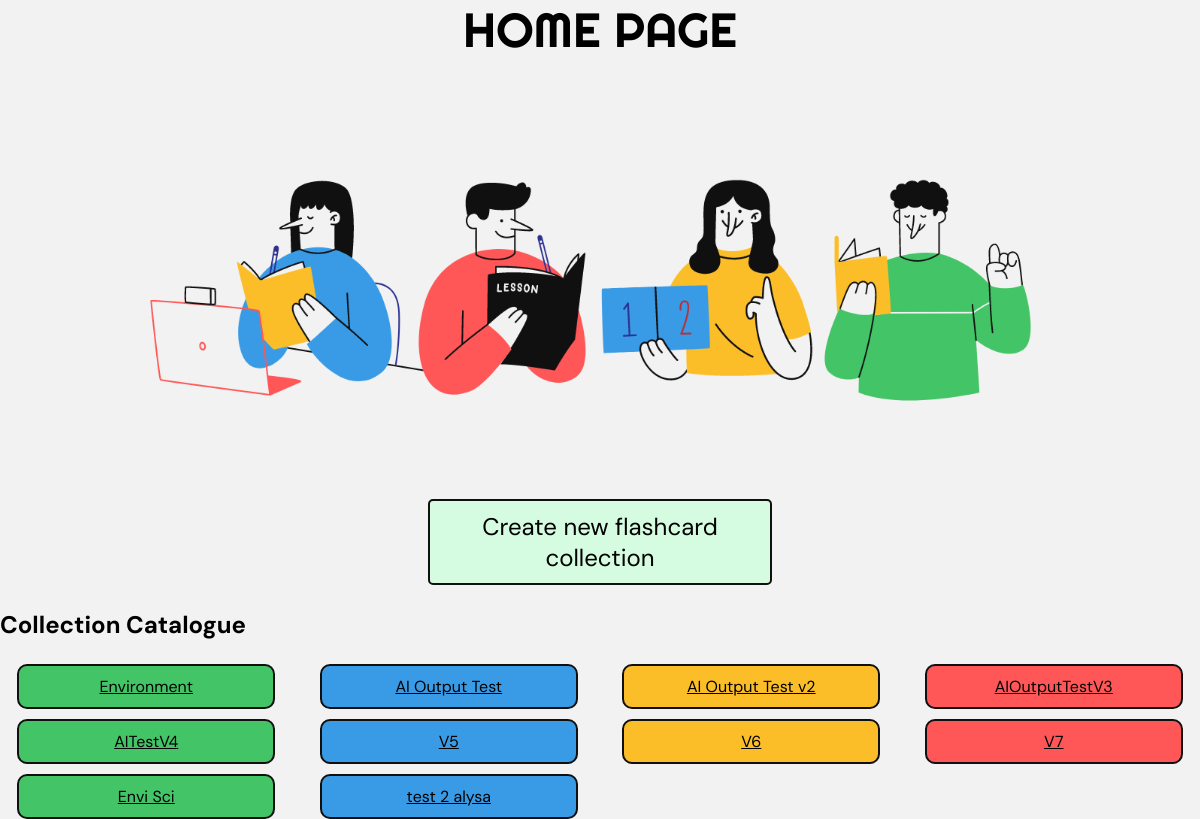
The page / on the database its author committed.
### core/models.py (models this page shows, shortened)
class Collection(models.Model):
    name = models.CharField(max_length = 200)

### core/views.py (the view)
# urls.py: path("", views.home, name="home"),
def home(response):
    all_collections = Collection.objects.all()
    return render(response, "core/home.html", {"all_collections": all_collections})

### core/templates/core/home.html (shortened to what this page needs)
{% extends "core/base.html" %}
{% load static %}
{% block content %}
<!DOCTYPE html>
<html lang="en">
<head>
    <link rel="stylesheet" href="{% static 'css/styles.css' %}">
</head>
<body>
    <div class="header">
        <h1 class="righteous-regular">Home Page</h1>
        <img src="{% static 'images/homeimage.png' %}" alt="Home Image" class="home-image">
    </div>
    <div class="create-button">
        <a href="/create/">Create new flashcard collection</a>
    </div>
    <h3 class="dm-sans-bold">Collection Catalogue</h3>
    <div class="collection-grid">
        {% for collection in all_collections %}
        <div class="collection-item">
            <a href="/{{ collection.name }}">{{ collection.name }}</a>
        </div>
        {% endfor %}
    </div>
</body>
</html>
{% endblock %}

### core/templates/core/base.html (shortened to what this page needs)
<html>
<head>
</head>
<body>
    <div>
        {% block content %}
        {% endblock %}
    </div>
</body>
</html>

### static/css/styles.css (style rules this page uses)
.righteous-regular { font-family: "Righteous", sans-serif; font-weight: 400; font-style: normal; text-align: center; font-size: 300%; text-transform: uppercase; }
.dm-sans-bold { font-family: "DM Sans", sans-serif; font-weight: bold; font-style: normal; font-size: 1.5em; }
body { background-color: #F2F2F2; font-family: "DM Sans", sans-serif; margin: 0; padding: 0; }
.header { text-align: center; margin-bottom: 20px; }
.home-image { display: block; margin: 0 auto; width: 80%; }
.collection-grid { display: grid; grid-template-columns: repeat(4, 1fr); gap: 10px; }
.collection-item { background-color: #43C466; border: 2px solid #101011; border-radius: 10px; padding: 10px; text-align: center; width: 80%; margin: 0 auto; }
.collection-item:nth-child(4n+2) { background-color: #399BE6; }
.collection-item:nth-child(4n+3) { background-color: #FBBE28; }
.collection-item:nth-child(4n+4) { background-color: #FF5757; }
.create-button { display: block; text-align: center; font-size: 1.5em; margin: 20px auto; background-color: #d5fbe0; border: 2px solid #101011; color: rgb(0, 0, 0); padding: 10px 20px; text-decoration: none; border-radius: 5px; max-width: 300px; }
.create-button a { color: rgb(0, 0, 0); text-decoration: none; }
.collection-item a { color: black; text-decoration: underline; }

### rows shown on the page
Collection: name "Environment"
Collection: name "AI Output Test"
Collection: name "AI Output Test v2"
Collection: name "AIOutputTestV3"
Collection: name "AITestV4"
Collection: name "V5"
Collection: name "V6"
Collection: name "V7"
Collection: name "Envi Sci"
Collection: name "test 2 alysa"
